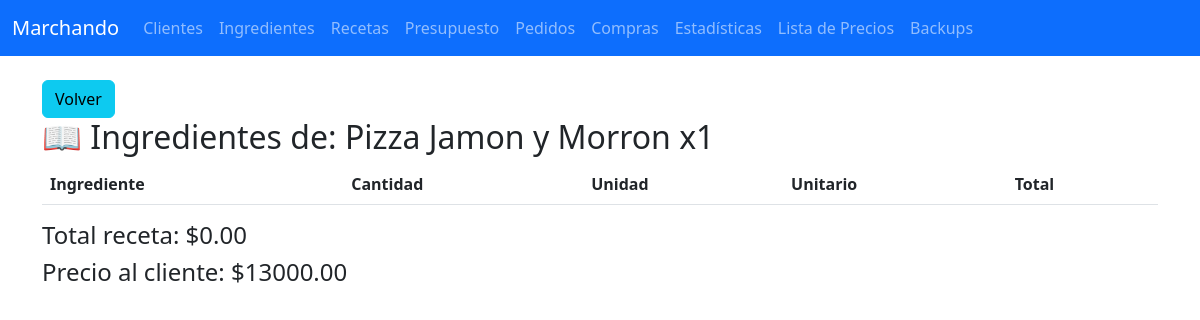
The page /receta/2 on the database its author committed.
### tables this page shows
CREATE TABLE recetas (
    id INTEGER PRIMARY KEY AUTOINCREMENT,
    nombre TEXT NOT NULL,
    referencia TEXT,
    UNIQUE(nombre)
);

CREATE TABLE lista_precios (
    id INTEGER PRIMARY KEY AUTOINCREMENT,
    receta_id INTEGER NOT NULL,
    precio_cliente REAL NOT NULL,
    FOREIGN KEY (receta_id) REFERENCES recetas(id) ON DELETE CASCADE
);

### app.py (the view)
@app.route("/receta/<int:receta_id>")
@login_required
def ver_receta(receta_id):
    conn = get_conn()
    receta = conn.execute("SELECT * FROM recetas WHERE id = ?", (receta_id,)).fetchone()
    ingredientes = conn.execute("""
        SELECT ri.id, i.producto, ri.cantidad, i.unidad, i.costo_unitario,
               (ri.cantidad * i.costo_unitario) AS costo_total
        FROM receta_ingredientes ri
        JOIN ingredientes i ON ri.ingrediente_id = i.id
        WHERE ri.receta_id = ?
    """, (receta_id,)).fetchall()
    costo_total = sum([ing["costo_total"] for ing in ingredientes])
    precio = conn.execute("""
        SELECT precio_cliente FROM lista_precios WHERE receta_id = ?
    """, (receta_id,)).fetchone()
    precio_cliente = precio["precio_cliente"] if precio else 0
    conn.close()
    return render_template("receta_ingredientes.html",
                           receta=receta,
                           ingredientes=ingredientes,
                           costo_total=costo_total,
                           precio_cliente=precio_cliente)

### app.py (called while the page is built)
def login_required(f):
    @wraps(f)
    def decorated_function(*args, **kwargs):
        if LOGIN_REQUIRED and not session.get('logged_in'):
            return redirect(url_for('login', next=request.path))
        return f(*args, **kwargs)
    return decorated_function

def get_conn():
    conn = sqlite3.connect(DB_NAME)
    conn.row_factory = sqlite3.Row
    return conn

### templates/receta_ingredientes.html (shortened to what this page needs)
{% extends 'base.html' %}
{% block content %}
<br>
<a href="javascript:history.back()" class="btn btn-md btn-info">Volver</a>
<br>
<h2>📖 Ingredientes de: {{ receta.nombre }}</h2>
<table class="table">
  <thead>
    <tr>
      <th>Ingrediente</th>
      <th>Cantidad</th>
      <th>Unidad</th>
      <th>Unitario</th>
      <th>Total</th>
    </tr>
  </thead>
</table>
<h4>Total receta: ${{ '%.2f'|format(costo_total) }}</h4>
<h4>Precio al cliente: ${{ '%.2f'|format(precio_cliente) }}</h4>
{% endblock %}

### templates/base.html (style rules this page uses)
body { padding-top: 56px; }

### rows shown on the page
recetas: nombre "Pizza Jamon y Morron x1"
lista_precios: precio_cliente "13000.00"

### other values the page prints
{{ '%.2f'|format(costo_total) }} "0.00"
